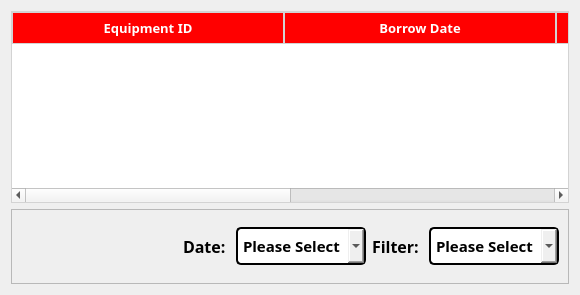
                 <widget class="QWidget" name="BorrowPage">
                  <attribute name="title">
                   <string>Borrows</string>
                  </attribute>
                  <layout class="QGridLayout" name="gridLayout_10">
                   <item row="0" column="0">
                    <widget class="QTableWidget" name="borrow_table">
                     <property name="styleSheet">
                      <string notr="true">QTableWidget {
    border: 1px solid #d3d3d3;
    gridline-color: #ccc;
}

QHeaderView::section {
    background-color: rgb(255, 0, 0);
    padding: 4px;
    border: 1px solid #d3d3d3;
}

QTableWidget::item {
    padding: 5px;
}

QTableWidget::item:selected {
    background-color: #87cefa;
    color: rgb(255, 255, 255);
}</string>
                     </property>
                     <attribute name="horizontalHeaderDefaultSectionSize">
                      <number>272</number>
                     </attribute>
                     <column>
                      <property name="text">
                       <string>Equipment ID</string>
                      </property>
                      <property name="font">
                       <font>
                        <family>Nunito ExtraBold</family>
                        <pointsize>10</pointsize>
                        <weight>75</weight>
                        <italic>false</italic>
                        <bold>true</bold>
                       </font>
                      </property>
                      <property name="foreground">
                       <brush brushstyle="SolidPattern">
                        <color alpha="255">
                         <red>255</red>
                         <green>255</green>
                         <blue>255</blue>
                        </color>
                       </brush>
                      </property>
                     </column>
                     <column>
                      <property name="text">
                       <string>Borrow Date</string>
                      </property>
                      <property name="font">
                       <font>
                        <family>Nunito ExtraBold</family>
                        <pointsize>10</pointsize>
                        <weight>75</weight>
                        <bold>true</bold>
                       </font>
                      </property>
                      <property name="foreground">
                       <brush brushstyle="SolidPattern">
                        <color alpha="255">
                         <red>255</red>
                         <green>255</green>
                         <blue>255</blue>
                        </color>
                       </brush>
                      </property>
                     </column>
                     <column>
                      <property name="text">
                       <string>Borrower ID</string>
                      </property>
                      <property name="font">
                       <font>
                        <family>Nunito ExtraBold</family>
                        <pointsize>10</pointsize>
                        <weight>75</weight>
                        <bold>true</bold>
                       </font>
                      </property>
                      <property name="foreground">
                       <brush brushstyle="SolidPattern">
                        <color alpha="255">
                         <red>255</red>
                         <green>255</green>
                         <blue>255</blue>
                        </color>
                       </brush>
                      </property>
                     </column>
                     <column>
                      <property name="text">
                       <string>Quantity</string>
                      </property>
                      <property name="font">
                       <font>
                        <family>Nunito ExtraBold</family>
                        <pointsize>10</pointsize>
                        <weight>75</weight>
                        <bold>true</bold>
                       </font>
                      </property>
                      <property name="foreground">
                       <brush brushstyle="SolidPattern">
                        <color alpha="255">
                         <red>255</red>
                         <green>255</green>
                         <blue>255</blue>
                        </color>
                       </brush>
                      </property>
                     </column>
                    </widget>
                   </item>
                   <item row="2" column="0">
                    <widget class="QFrame" name="button_frame_borrow">
                     <property name="minimumSize">
                      <size>
                       <width>0</width>
                       <height>50</height>
                      </size>
                     </property>
                     <property name="maximumSize">
                      <size>
                       <width>16777215</width>
                       <height>16777215</height>
                      </size>
                     </property>
                     <property name="frameShape">
                      <enum>QFrame::StyledPanel</enum>
                     </property>
                     <property name="frameShadow">
                      <enum>QFrame::Raised</enum>
                     </property>
                     <layout class="QGridLayout" name="gridLayout_9">
                      <item row="1" column="0">
                       <widget class="QToolButton" name="arrow_left_borrow">
                        <property name="styleSheet">
                         <string notr="true">#arrow_left_borrow {
    border: none;
    border-radius: 30px;        /* Makes it round (for 60x60 button) */
    padding: 10px;
}

#arrow_left_borrow::pressed {
    background-color:rgb(202, 202, 202);
}</string>
                        </property>
                        <property name="text">
                         <string/>
                        </property>
                        <property name="icon">
                         <iconset>
                          <normaloff>../compressed/arrowleft1.svg</normaloff>../compressed/arrowleft1.svg</iconset>
                        </property>
                        <property name="iconSize">
                         <size>
                          <width>32</width>
                          <height>32</height>
                         </size>
                        </property>
                       </widget>
                      </item>
                      <item row="1" column="1">
                       <widget class="QToolButton" name="arrow_right_borrow">
                        <property name="styleSheet">
                         <string notr="true">#arrow_right_borrow {
    border: none;
    border-radius: 30px;        /* Makes it round (for 60x60 button) */
    padding: 10px;
}

#arrow_right_borrow::pressed {
    background-color:rgb(202, 202, 202);
}</string>
                        </property>
                        <property name="text">
                         <string/>
                        </property>
                        <property name="icon">
                         <iconset>
                          <normaloff>../compressed/arrowright.svg</normaloff>../compressed/arrowright.svg</iconset>
                        </property>
                        <property name="iconSize">
                         <size>
                          <width>32</width>
                          <height>32</height>
                         </size>
                        </property>
                       </widget>
                      </item>
                      <item row="1" column="10">
                       <widget class="QComboBox" name="Date_box_borrow">
                        <property name="sizePolicy">
                         <sizepolicy hsizetype="Fixed" vsizetype="Fixed">
                          <horstretch>0</horstretch>
                          <verstretch>0</verstretch>
                         </sizepolicy>
                        </property>
                        <property name="minimumSize">
                         <size>
                          <width>130</width>
                          <height>30</height>
                         </size>
                        </property>
                        <property name="maximumSize">
                         <size>
                          <width>16777215</width>
                          <height>16777215</height>
                         </size>
                        </property>
                        <property name="font">
                         <font>
                          <family>Nunito ExtraBold</family>
                          <pointsize>11</pointsize>
                          <weight>75</weight>
                          <bold>true</bold>
                         </font>
                        </property>
                        <property name="styleSheet">
                         <string notr="true">QComboBox {
    border: 2px solid black;
    border-radius: 5px;
    padding: 5px;
}

QComboBox::hover {
    border: 2px solid #cc0000;
}


</string>
                        </property>
                        <property name="currentText">
                         <string>Please Select</string>
                        </property>
                        <property name="frame">
                         <bool>false</bool>
                        </property>
                        <item>
                         <property name="text">
                          <string>Please Select</string>
                         </property>
                        </item>
                       </widget>
                      </item>
                      <item row="1" column="8">
                       <spacer name="horizontalSpacer_5">
                        <property name="orientation">
                         <enum>Qt::Horizontal</enum>
                        </property>
                        <property name="sizeHint" stdset="0">
                         <size>
                          <width>40</width>
                          <height>20</height>
                         </size>
                        </property>
                       </spacer>
                      </item>
                      <item row="1" column="9">
                       <widget class="QLabel" name="Date_text_borrow">
                        <property name="font">
                         <font>
                          <family>Nunito ExtraBold</family>
                          <pointsize>12</pointsize>
                          <weight>75</weight>
                          <bold>true</bold>
                         </font>
                        </property>
                        <property name="styleSheet">
                         <string notr="true"/>
                        </property>
                        <property name="text">
                         <string>Date: </string>
                        </property>
                       </widget>
                      </item>
                      <item row="1" column="12">
                       <widget class="QComboBox" name="Filter_box_borrow">
                        <property name="sizePolicy">
                         <sizepolicy hsizetype="Fixed" vsizetype="Fixed">
                          <horstretch>0</horstretch>
                          <verstretch>0</verstretch>
                         </sizepolicy>
                        </property>
                        <property name="minimumSize">
                         <size>
                          <width>130</width>
                          <height>30</height>
                         </size>
                        </property>
                        <property name="maximumSize">
                         <size>
                          <width>16777215</width>
                          <height>16777215</height>
                         </size>
                        </property>
                        <property name="font">
                         <font>
                          <family>Nunito ExtraBold</family>
                          <pointsize>11</pointsize>
                          <weight>75</weight>
                          <bold>true</bold>
                         </font>
                        </property>
                        <property name="styleSheet">
                         <string notr="true">QComboBox {
    border: 2px solid black;
    border-radius: 5px;
    padding: 5px;
}

QComboBox::hover {
    border: 2px solid #cc0000;
}


</string>
                        </property>
                        <property name="currentText">
                         <string>Please Select</string>
                        </property>
                        <property name="frame">
                         <bool>false</bool>
                        </property>
                        <item>
                         <property name="text">
                          <string>Please Select</string>
                         </property>
                        </item>
                       </widget>
                      </item>
                      <item row="1" column="11">
                       <widget class="QLabel" name="Filter_text_borrow">
                        <property name="font">
                         <font>
                          <family>Nunito ExtraBold</family>
                          <pointsize>12</pointsize>
                          <weight>75</weight>
                          <bold>true</bold>
                         </font>
                        </property>
                        <property name="text">
                         <string>Filter: </string>
                        </property>
                       </widget>
                      </item>
                     </layout>
                    </widget>
                   </item>
                  </layout>
                 </widget>
